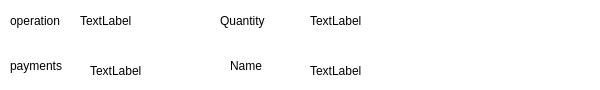
<?xml version="1.0" encoding="UTF-8"?>
<ui version="4.0">
 <class>Dialog</class>
 <widget class="QDialog" name="Dialog">
  <property name="geometry">
   <rect>
    <x>0</x>
    <y>0</y>
    <width>600</width>
    <height>90</height>
   </rect>
  </property>
  <property name="windowTitle">
   <string>Dialog</string>
  </property>
  <property name="styleSheet">
   <string notr="true">background-color:white;</string>
  </property>
  <widget class="QWidget" name="widget" native="true">
   <property name="geometry">
    <rect>
     <x>0</x>
     <y>0</y>
     <width>600</width>
     <height>90</height>
    </rect>
   </property>
   <property name="maximumSize">
    <size>
     <width>600</width>
     <height>90</height>
    </size>
   </property>
   <property name="styleSheet">
    <string notr="true"/>
   </property>
   <widget class="QLabel" name="payments">
    <property name="geometry">
     <rect>
      <x>90</x>
      <y>60</y>
      <width>61</width>
      <height>21</height>
     </rect>
    </property>
    <property name="styleSheet">
     <string notr="true">font: 12pt &quot;Calibri&quot;;
font-weight: 400;
color: black;</string>
    </property>
    <property name="text">
     <string>TextLabel</string>
    </property>
   </widget>
   <widget class="QLabel" name="label">
    <property name="geometry">
     <rect>
      <x>10</x>
      <y>5</y>
      <width>61</width>
      <height>31</height>
     </rect>
    </property>
    <property name="styleSheet">
     <string notr="true">font: 12pt &quot;Calibri&quot;;
font-weight: 400;
color: black;</string>
    </property>
    <property name="text">
     <string>operation</string>
    </property>
   </widget>
   <widget class="QLabel" name="label_6">
    <property name="geometry">
     <rect>
      <x>230</x>
      <y>50</y>
      <width>61</width>
      <height>31</height>
     </rect>
    </property>
    <property name="styleSheet">
     <string notr="true">font: 12pt &quot;Calibri&quot;;
font-weight: 400;
color: black;</string>
    </property>
    <property name="text">
     <string>Name</string>
    </property>
   </widget>
   <widget class="QLabel" name="name">
    <property name="geometry">
     <rect>
      <x>310</x>
      <y>60</y>
      <width>61</width>
      <height>21</height>
     </rect>
    </property>
    <property name="styleSheet">
     <string notr="true">font: 12pt &quot;Calibri&quot;;
font-weight: 400;
color: black;</string>
    </property>
    <property name="text">
     <string>TextLabel</string>
    </property>
   </widget>
   <widget class="QLabel" name="label_2">
    <property name="geometry">
     <rect>
      <x>10</x>
      <y>50</y>
      <width>65</width>
      <height>31</height>
     </rect>
    </property>
    <property name="styleSheet">
     <string notr="true">font: 12pt &quot;Calibri&quot;;
font-weight: 400;
color: black;</string>
    </property>
    <property name="text">
     <string>payments</string>
    </property>
   </widget>
   <widget class="QLabel" name="operation">
    <property name="geometry">
     <rect>
      <x>80</x>
      <y>10</y>
      <width>61</width>
      <height>21</height>
     </rect>
    </property>
    <property name="styleSheet">
     <string notr="true">font: 12pt &quot;Calibri&quot;;
font-weight: 400;
color: black;</string>
    </property>
    <property name="text">
     <string>TextLabel</string>
    </property>
   </widget>
   <widget class="QLabel" name="label_5">
    <property name="geometry">
     <rect>
      <x>220</x>
      <y>10</y>
      <width>61</width>
      <height>21</height>
     </rect>
    </property>
    <property name="styleSheet">
     <string notr="true">font: 12pt &quot;Calibri&quot;;
font-weight: 400;
color: black;</string>
    </property>
    <property name="text">
     <string>Quantity</string>
    </property>
   </widget>
   <widget class="QLabel" name="quantity">
    <property name="geometry">
     <rect>
      <x>310</x>
      <y>10</y>
      <width>51</width>
      <height>21</height>
     </rect>
    </property>
    <property name="styleSheet">
     <string notr="true">font: 12pt &quot;Calibri&quot;;
font-weight: 400;
color: black;</string>
    </property>
    <property name="text">
     <string>TextLabel</string>
    </property>
   </widget>
  </widget>
 </widget>
 <resources/>
 <connections/>
</ui>
